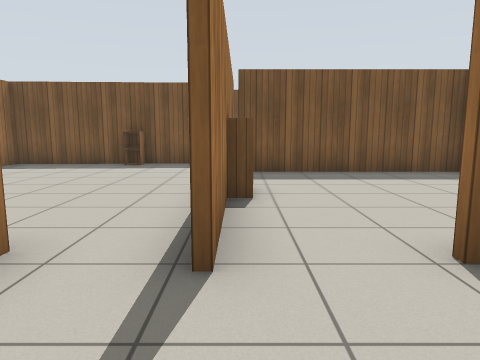
[1] (above)

24 first-person views from a walk through a world built for the Gazebo simulator. The camera is 1 m above the floor, tilts 8° down and sees 70° across. The lines on the ground mark 1 m squares. The floor is counted in squares, 1 m on a side. Each view is taken from the middle of a square. On the plan, view 1 faces up. The plan holds only what a view shows up to about 13 squares ahead; the rest is blank. Gazebo's built-in surfaces are drawn with simple patterns. Simple shapes stand in for some stock models.

[2]
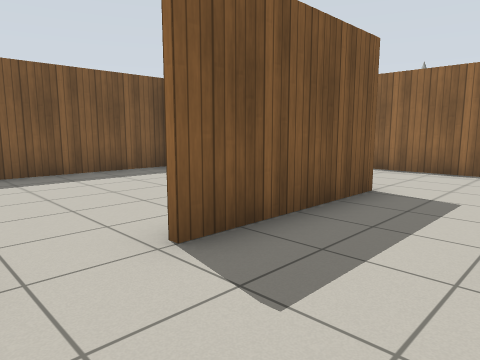

[3]
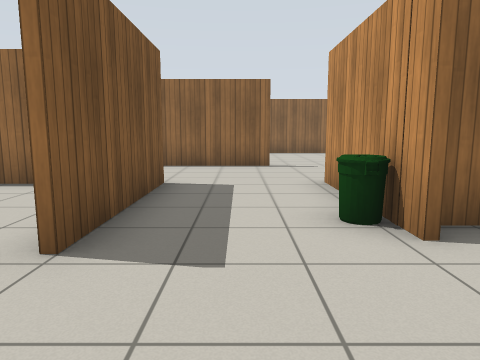

[4]
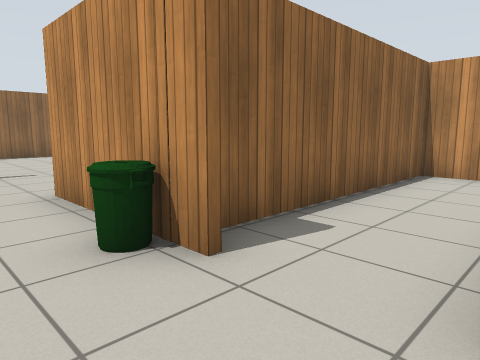

[5]
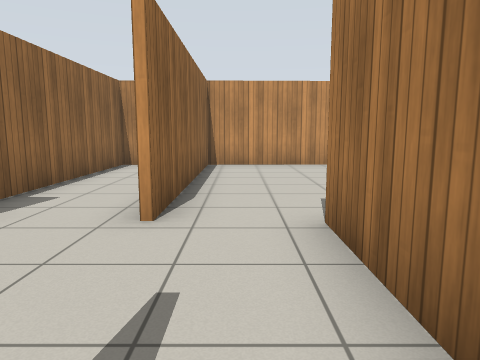

[6]
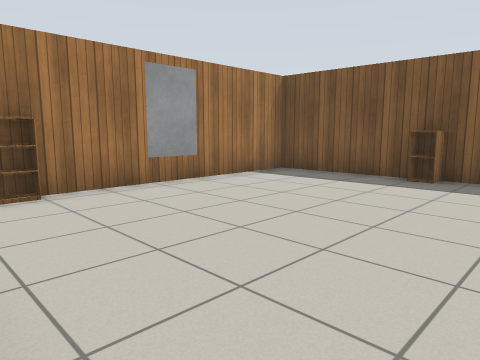

[7]
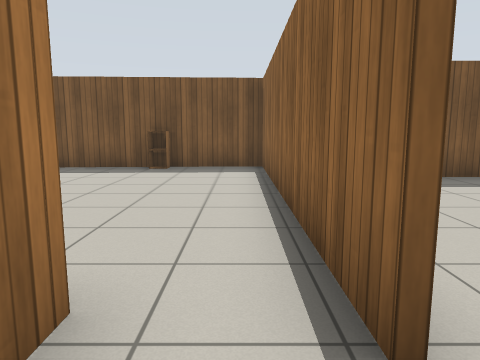

[8]
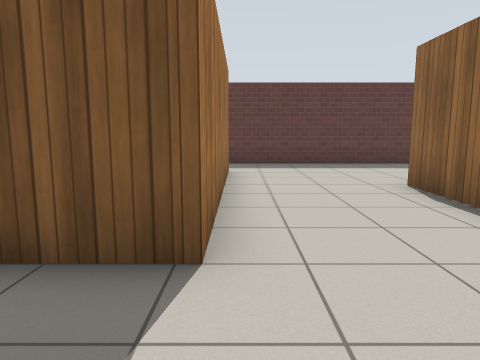

[9]
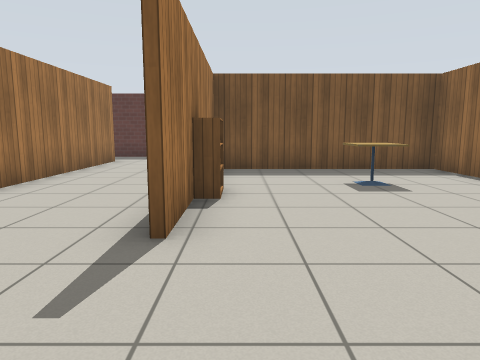

[10]
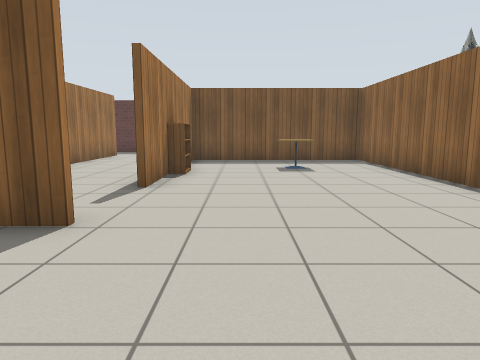

[11]
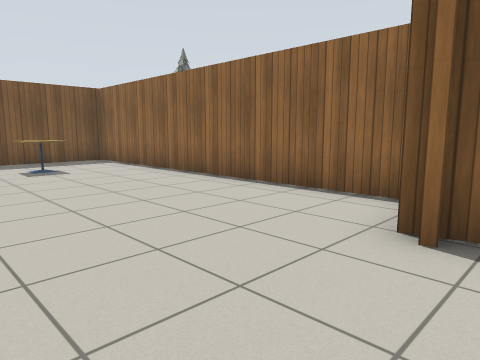

[12]
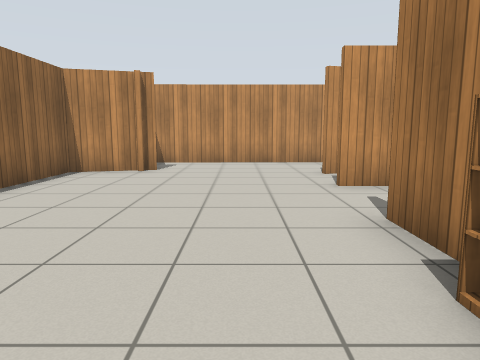

[13]
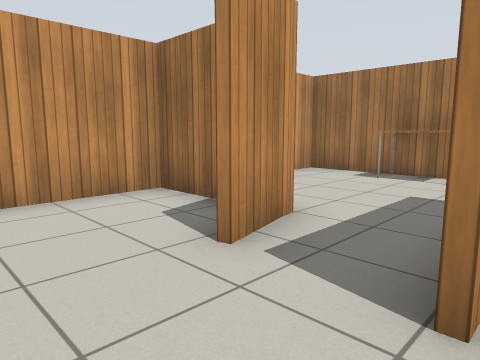

[14]
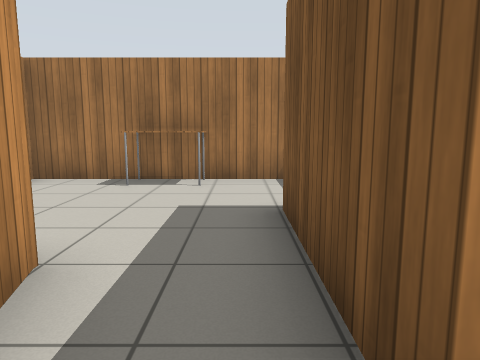

[15]
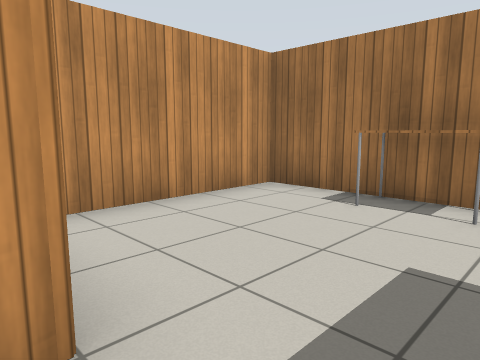

[16]
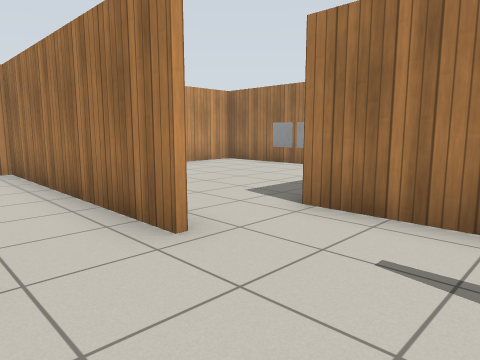

[17]
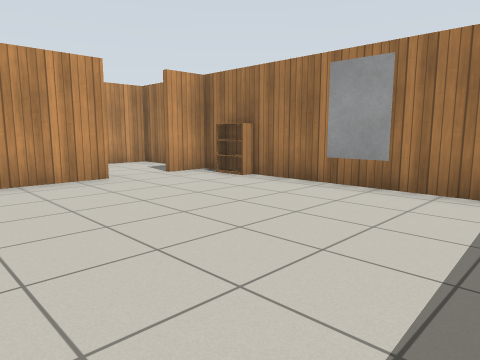

[18]
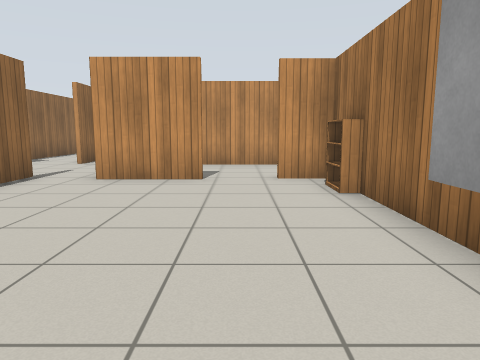

[19]
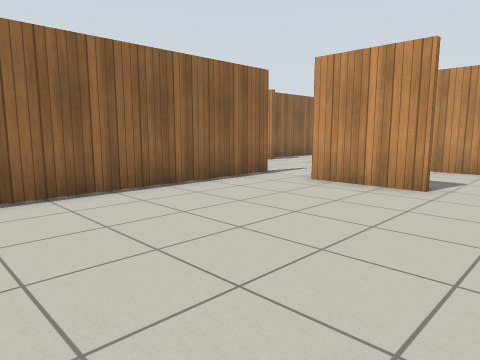

[20]
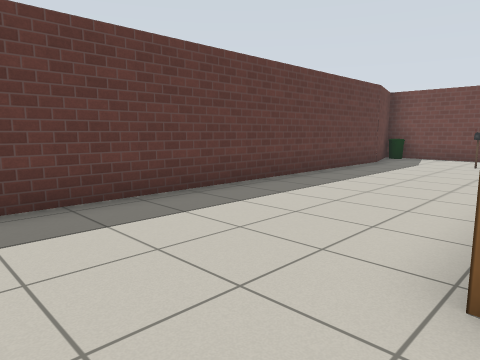

[21]
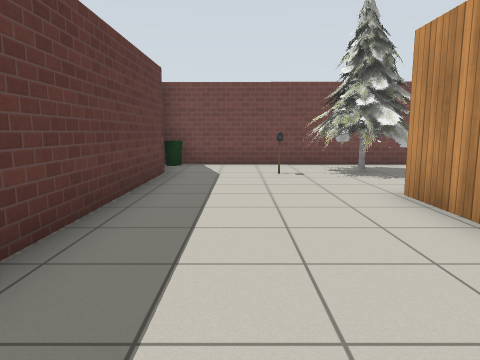

[22]
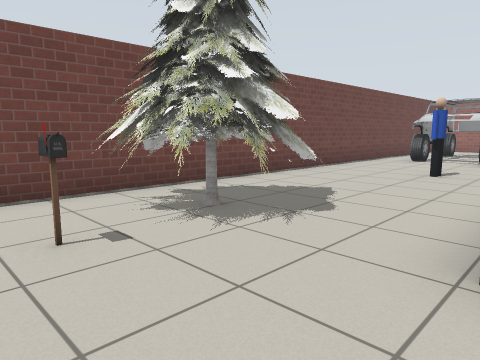

[23]
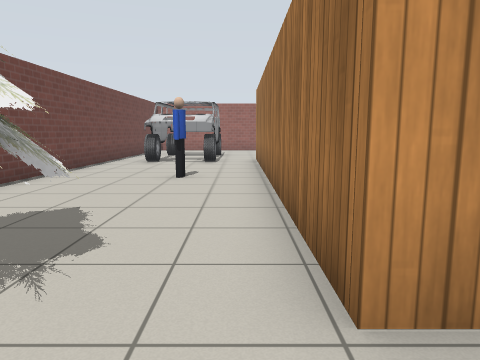

[24]
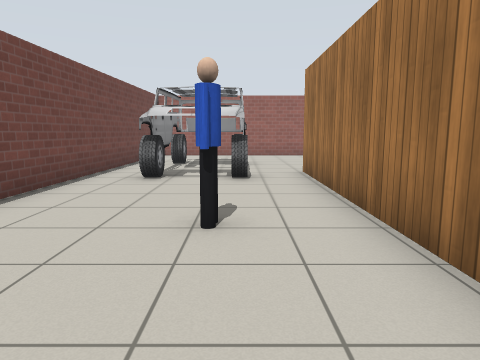

### Floor plan
Key: @ floor where view 1 was taken; # wall or solid block; . floor; C cabinet; B bookshelf; I bin; W window; T cafe table; P pine tree; A table; S postbox; E person; R car.
Columns run from 7 left of view 1 to 21 right of it. Each row starts with its distance up from view 1.
 11 ####C###     ##############I#
 10 #......#     ...............#
  9 #......#######..............#
  8 #......#.....#...........S..#
  7 W......#.....#...........PPP#
  6 #......B.....#..#######.PPPP#
  5 #......#.....#..#.....#..PPP#
  4  ......#.....#..#..TT.#.....#
  3 ##.###.#.#####..#B..T.#.....#
  2  ... #..........#.....#.....#
  1  ... #..........#.....#.....#
  0 #....#.@..I...........#.E...#
 -1 ######.#..####........#.....#
 -2    ....#..#..####.....#.....#
 -3  ......#..#...........#.RRR.#
 -4 W......#..A....#......#.RRR.#
 -5 W......#..A....#.....##.RRR.#
 -6 #......#..#....#.....#..RRR.#
 -7 #......#..#...########..RRR.#
 -8 ###############       ..RRR #
 -9                       ...   #

Where each view was taken, in squares from view 1:
view 1: 0 up, 0 right, facing up
view 2: 0 up, 0 right, facing up-right
view 3: 1 up, 1 left, facing right
view 4: 1 up, 0 right, facing down-right
view 5: 3 up, 1 left, facing down
view 6: 3 up, 1 left, facing up-left
view 7: 1 up, 1 left, facing up
view 8: 0 up, 6 right, facing up
view 9: 3 down, 10 right, facing up
view 10: 6 down, 11 right, facing up
view 11: 6 down, 10 right, facing up-right
view 12: 4 up, 11 right, facing down
view 13: 2 down, 11 right, facing down-left
view 14: 3 down, 10 right, facing left
view 15: 3 down, 8 right, facing down-left
view 16: 2 up, 2 right, facing down-left
view 17: 10 up, 1 left, facing down-left
view 18: 10 up, 5 left, facing down
view 19: 9 up, 6 left, facing down-right
view 20: 6 up, 7 right, facing up-right
view 21: 9 up, 10 right, facing right
view 22: 9 up, 15 right, facing down-right
view 23: 8 up, 16 right, facing down
view 24: 4 up, 17 right, facing down
